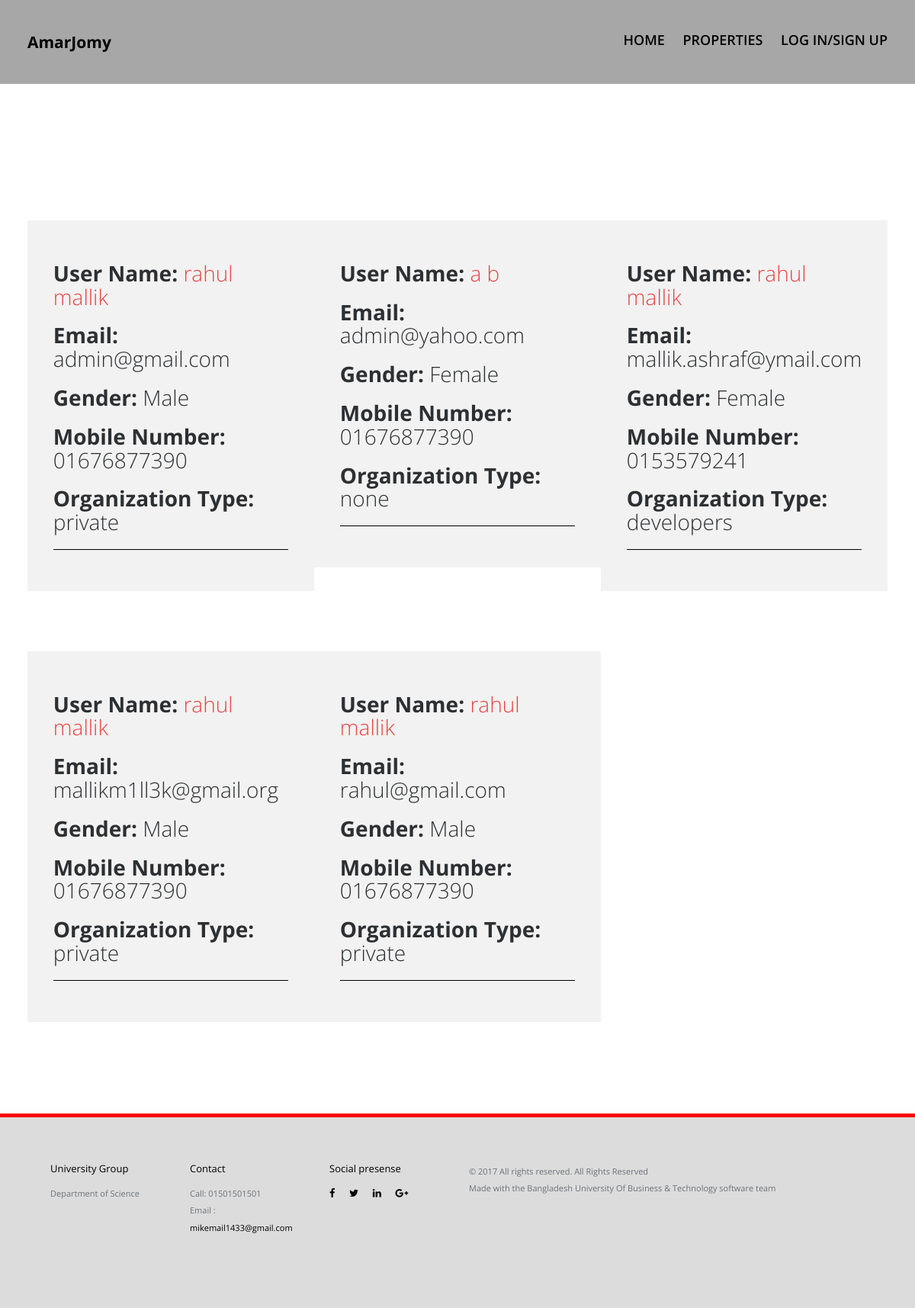
Screenshot of /user.php with the database file from the repository.
### tables this page shows
CREATE TABLE `u_info` (
  `id` int(11) NOT NULL,
  `u_first` varchar(100) NOT NULL,
  `u_last` varchar(100) NOT NULL,
  `u_email` varchar(100) NOT NULL,
  `u_pass` varchar(100) NOT NULL,
  `u_gnd` int(100) NOT NULL,
  `u_mob` varchar(100) NOT NULL,
  `u_comp` varchar(100) NOT NULL,
  `u_finance` int(255) DEFAULT NULL
);

### user.php (the view)
<?php include "header.php"; ?>
<section id="work-detail" class="section work-detail">
  <div class="container-fluid">
    <div class="row">
      <?php
        $result_usr = $conn->query("SELECT * FROM u_info");
          while($row_usr = $result_usr->fetch_assoc()) { ?>
            <div class="col-md-4 work-detail-margin detail-contentbox">
              <?php
                echo "<h3><b>User Name: </b>". "<a href='user-single.php?userid=". $row_usr["id"] ."'>" .$row_usr["u_first"]." ".$row_usr["u_last"]. "</a>" ."</h3>";
                echo "<h3><b>Email: </b>".$row_usr["u_email"]."</h3>";
				  echo "<h3><b>Gender: </b>";
					if($row_usr["u_gnd"]== 1){echo "Male";}else{echo "Female";}
				  echo "</h3>";
                echo "<h3><b>Mobile Number: </b>".$row_usr["u_mob"]."</h3>";
                echo "<h3><b>Organization Type: </b>".$row_usr["u_comp"]."</h3>";
              ?>
            <hr style="border-color: black;">
          </div>
        <?php } ?>
      </div>
    </div>
  </section>
<br/>
<?php include "footer.php"; ?>

### css/main.css (style rules this page uses)
h3 { font-size: 28px; color: #2d3033; font-weight: 300; }
a { color: #e84545; }
body { font-family: "Open Sans", sans-serif; font-weight: 400; color: #6c7279; }
.section { padding: 100px 0; }
.work-detail { width: 94%; margin: auto; }
.work-detail-margin { margin-top: 7%; }
.detail-contentbox { background-color: #f2f2f2; padding: 3%; }

### rows the page displays
u_info: u_first "rahul", u_last "mallik", u_email "admin@gmail.com", u_gnd "Male", u_mob "01676877390", u_comp "private"
u_info: u_first "a", u_last "b", u_email "admin@yahoo.com", u_gnd "Female", u_mob "01676877390", u_comp "none"
u_info: u_first "rahul", u_last "mallik", u_email "mallik.ashraf@ymail.com", u_gnd "Female", u_mob "0153579241", u_comp "developers"
u_info: u_first "rahul", u_last "mallik", u_email "mallikm1ll3k@gmail.org", u_gnd "Male", u_mob "01676877390", u_comp "private"
u_info: u_first "rahul", u_last "mallik", u_email "rahul@gmail.com", u_gnd "Male", u_mob "01676877390", u_comp "private"
